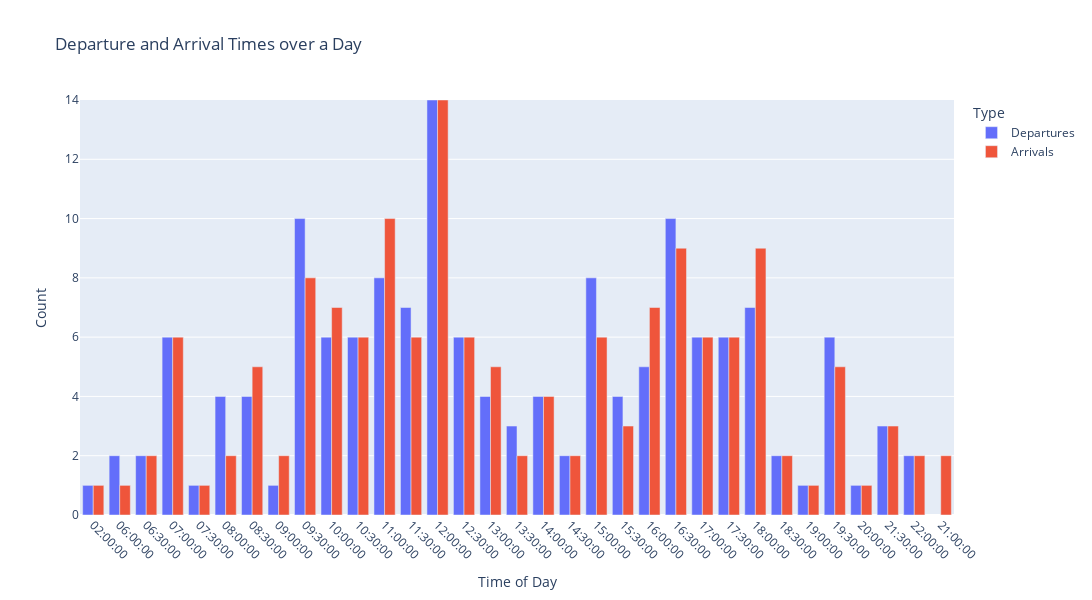

Write notebook code for a chart like this one.
### Code cell
# Convert seconds to datetime and resample times to 15-minute bins
df_mz_trips['departure_time'] = pd.to_datetime(df_mz_trips['departure_time'], unit='s').dt.floor('30T').dt.time
df_mz_trips['arrival_time'] = pd.to_datetime(df_mz_trips['arrival_time'], unit='s').dt.floor('30T').dt.time

# Count occurrences in each 15-minute bin
departure_counts = df_mz_trips.groupby('departure_time').size().reset_index(name='Count')
departure_counts['Type'] = 'Departures'
departure_counts = departure_counts.rename(columns={'departure_time': 'Time'})

arrival_counts = df_mz_trips.groupby('arrival_time').size().reset_index(name='Count')
arrival_counts['Type'] = 'Arrivals'
arrival_counts = arrival_counts.rename(columns={'arrival_time': 'Time'})

# Combine data
time_counts = pd.concat([departure_counts, arrival_counts], axis=0)

# Plot using Plotly Express
fig = px.bar(time_counts, x='Time', y='Count', color='Type',
             title='Departure and Arrival Times over a Day',
             labels={'Count': 'Count', 'Time': 'Time of Day'},
             barmode='group')

# Customize x-axis ticks and scale y-axis
fig.update_xaxes(type='category', tickangle=45, dtick=1)
fig.update_yaxes(range=[0, time_counts['Count'].max()])

# Show plot
fig.update_layout(width=1200, height=600)
fig.show()

### Figure 1 — Plotly figure (JSON) as saved in the notebook; plotly's stock layout.template omitted (floating-point values rounded to 4 significant figures)
{"data": [{"alignmentgroup": "True", "hovertemplate": "Type=Departures<br>Time of Day=%{x}<br>Count=%{y}<extra></extra>", "legendgroup": "Departures", "marker": {"color": "#636efa", "pattern": {"shape": ""}}, "name": "Departures", "offsetgroup": "Departures", "orientation": "v", "showlegend": true, "textposition": "auto", "type": "bar", "x": ["02:00:00", "06:00:00", "06:30:00", "07:00:00", "07:30:00", "08:00:00", "08:30:00", "09:00:00", "09:30:00", "10:00:00", "10:30:00", "11:00:00", "11:30:00", "12:00:00", "12:30:00", "13:00:00", "13:30:00", "14:00:00", "14:30:00", "15:00:00", "15:30:00", "16:00:00", "16:30:00", "17:00:00", "17:30:00", "18:00:00", "18:30:00", "19:00:00", "19:30:00", "20:00:00", "21:30:00", "22:00:00"], "xaxis": "x", "y": [1, 2, 2, 6, 1, 4, 4, 1, 10, 6, 6, 8, 7, 14, 6, 4, 3, 4, 2, 8, 4, 5, 10, 6, 6, 7, 2, 1, 6, 1, 3, 2], "yaxis": "y"}, {"alignmentgroup": "True", "hovertemplate": "Type=Arrivals<br>Time of Day=%{x}<br>Count=%{y}<extra></extra>", "legendgroup": "Arrivals", "marker": {"color": "#EF553B", "pattern": {"shape": ""}}, "name": "Arrivals", "offsetgroup": "Arrivals", "orientation": "v", "showlegend": true, "textposition": "auto", "type": "bar", "x": ["02:00:00", "06:00:00", "06:30:00", "07:00:00", "07:30:00", "08:00:00", "08:30:00", "09:00:00", "09:30:00", "10:00:00", "10:30:00", "11:00:00", "11:30:00", "12:00:00", "12:30:00", "13:00:00", "13:30:00", "14:00:00", "14:30:00", "15:00:00", "15:30:00", "16:00:00", "16:30:00", "17:00:00", "17:30:00", "18:00:00", "18:30:00", "19:00:00", "19:30:00", "20:00:00", "21:00:00", "21:30:00", "22:00:00"], "xaxis": "x", "y": [1, 1, 2, 6, 1, 2, 5, 2, 8, 7, 6, 10, 6, 14, 6, 5, 2, 4, 2, 6, 3, 7, 9, 6, 6, 9, 2, 1, 5, 1, 2, 3, 2], "yaxis": "y"}], "layout": {"barmode": "group", "height": 600, "legend": {"title": {"text": "Type"}, "tracegroupgap": 0}, "title": {"text": "Departure and Arrival Times over a Day"}, "width": 1200, "xaxis": {"anchor": "y", "domain": [0, 1], "dtick": 1, "tickangle": 45, "title": {"text": "Time of Day"}, "type": "category"}, "yaxis": {"anchor": "x", "domain": [0, 1], "range": [0, 14], "title": {"text": "Count"}}}}
